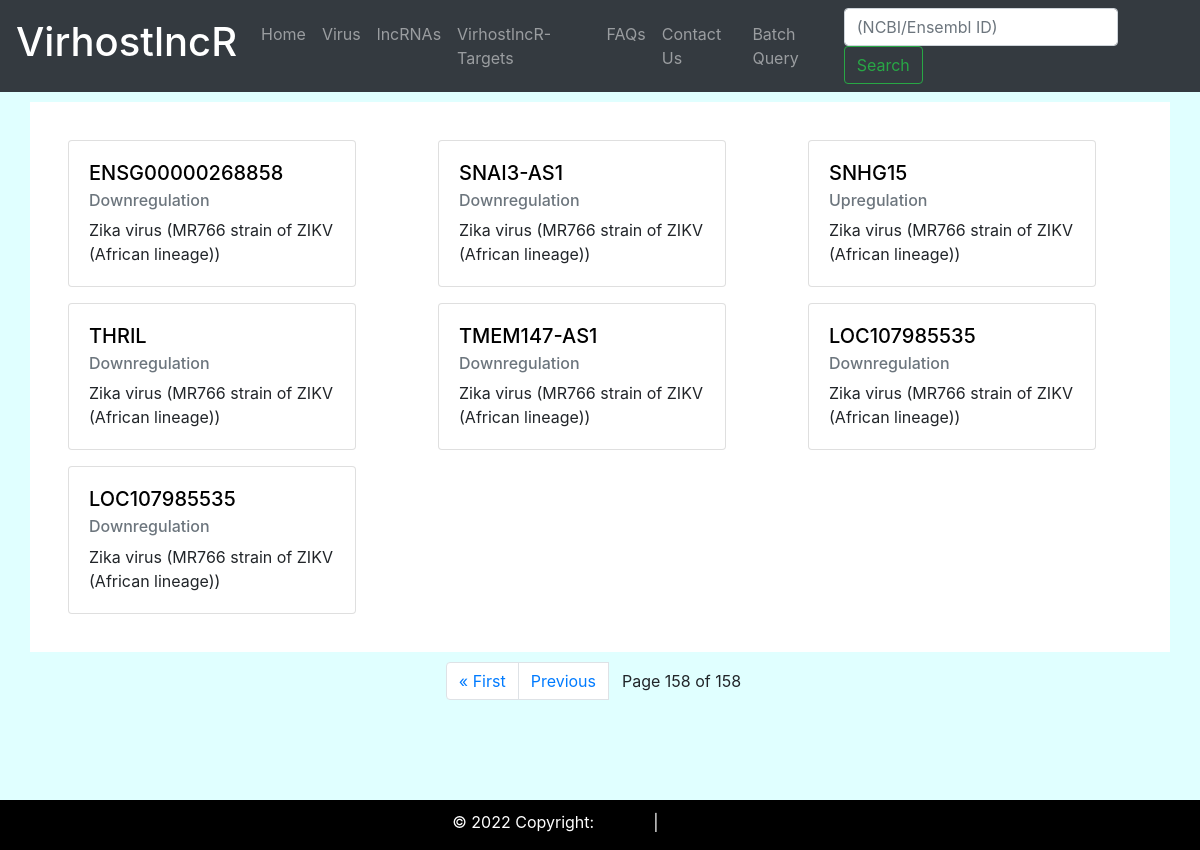
Before: /VirhostlncR/lncrna_list/?page=158 with the older database file.
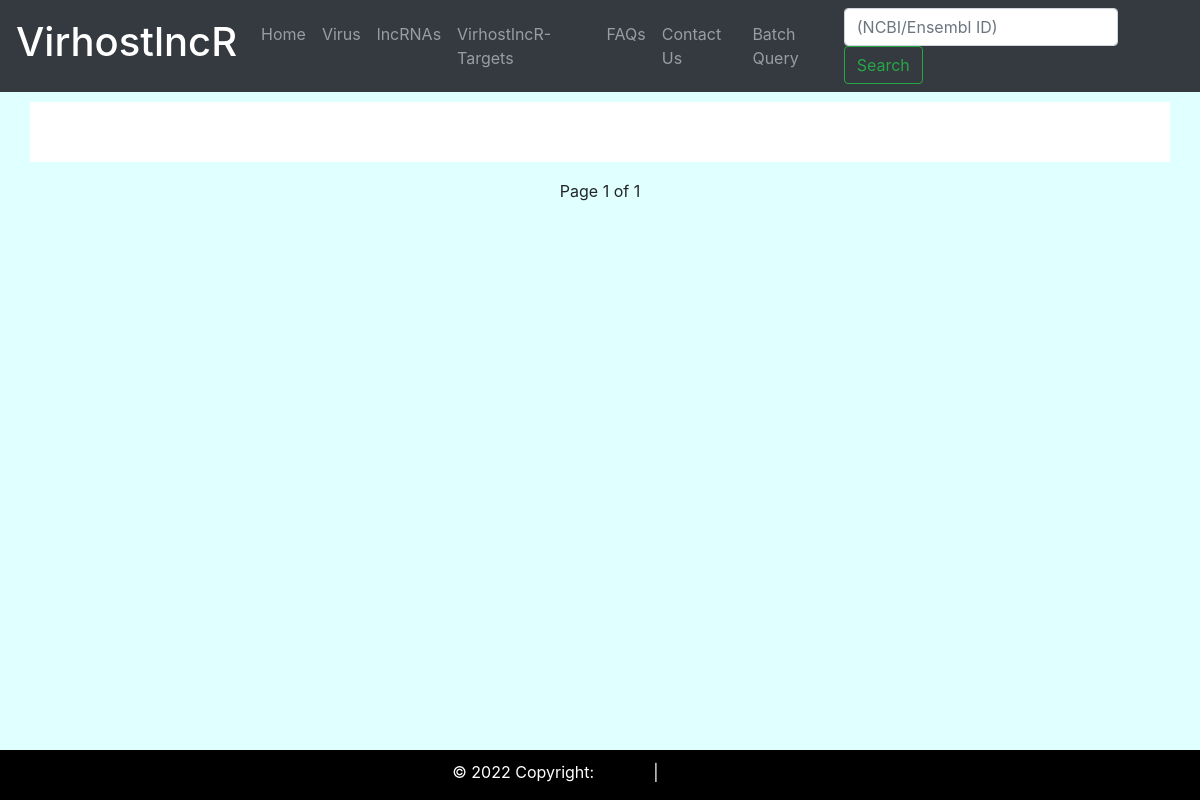
After: the same page with the newer database file.
### lncrna/models.py (models this page shows, shortened)
class Lncrna(models.Model):
    stimuli = models.CharField(max_length = 255)
    dosage = models.CharField(max_length = 255)
    time_point = models.CharField(max_length = 50 )
    experiment_type = models.CharField( max_length = 200)
    cell_line = models.CharField(max_length = 255)
    lncrna_name = models.CharField(max_length = 255)
    ncbi_gene = models.CharField(max_length = 255 , null = True, blank = True )
    ensembl_id = models.CharField(max_length = 255, null = True, blank = True )
    foldchange = models.CharField( max_length = 255, null = True, blank = True )
    expression = models.CharField(max_length = 50)
    pubmed_id = models.CharField(max_length = 50, null = True , blank = True)
    reference = models.CharField(max_length = 255, null = True, blank = True)

### lncrna/views.py (the view)
# urls.py: path('lncrna_list/', views.lncrna_list, name = 'lncrna_list'),
def lncrna_list(request):
    p = Paginator(Lncrna.objects.all().order_by('stimuli'), 21)
    page =  request.GET.get('page')
    lncrna_p = p.get_page(page)
    context = {'lncrna_p':lncrna_p}
    return render(request,'lncrna/lncrna_list.html', context)

### virhost_lncr/templatetags/custom_tags.py (called while the page is built)
def modify_name(value):
    if '_' in value:
       value = value.replace('_','/')
    return value

### templates/lncrna/lncrna_list.html (shortened to what this page needs)
{% extends 'lncrna/base.html' %}
{% load custom_tags %}
{% block content %}
<div class="container" style=" background-color: white; margin-top: 10px; padding: 30px;">
<div class="row">
{% for lncrna in lncrna_p %}
    <div class="col  col-xs-6 mx-2 my-2" >
        <div class="card" style="width: 18rem;">
          <div class="card-body">
            {% if lncrna.ncbi_gene %}
            <a  href="{% url 'lncrna:lncraname' lncrna.ncbi_gene %}">
            <h5 class="card-title ">{{ lncrna.ncbi_gene }}</h5> </a>
            {% else %}
            <a  href="{% url 'lncrna:lncraname' lncrna.ensembl_id %}">
            <h5 class="card-title">{{ lncrna.ensembl_id }}</h5> </a>
            {% endif %}
            <h6 class="card-subtitle mb-2 text-muted">{{ lncrna.expression }}</h6>
            <p class="card-text"> {{ lncrna.stimuli|modify_name }}</p>
          </div>
        </div>
    </div>
{% endfor %}
</div>
</div>
<div class="conatiner">
<div class="row">
    <div class="col" style=" margin-top: 10px" >
    <div class="d-flex justify-content-center">
<nav aria-label="Page navigation example">
<ul class="pagination">
<li class="page-item">
    {% if lncrna_p.has_previous %}
<a href="?page=1" class="page-link" >&laquo First</a> </li>
<li class="page-item">
    <a class="page-link" href="?page={{ lncrna_p.previous_page_number }}">Previous</a>
{% endif %}
</li>
<li class="page-item btn">
Page {{ lncrna_p.number }} of {{ lncrna_p.paginator.num_pages }}
</li>
</ul>
</nav>
</div>
</div>
</div>
</div>
{% endblock %}

Changed rows visible on the page:
removed Lncrna: ensembl_id "ENSG00000268858", expression "Downregulation", stimuli|modify_name "Zika virus (MR766 strain of ZIKV (African lineage))"
removed Lncrna: ncbi_gene "SNAI3-AS1", expression "Downregulation", stimuli|modify_name "Zika virus (MR766 strain of ZIKV (African lineage))"
removed Lncrna: ncbi_gene "SNHG15", expression "Upregulation", stimuli|modify_name "Zika virus (MR766 strain of ZIKV (African lineage))"
removed Lncrna: ncbi_gene "THRIL", expression "Downregulation", stimuli|modify_name "Zika virus (MR766 strain of ZIKV (African lineage))"
removed Lncrna: ncbi_gene "TMEM147-AS1", expression "Downregulation", stimuli|modify_name "Zika virus (MR766 strain of ZIKV (African lineage))"
removed Lncrna: ncbi_gene "LOC107985535", expression "Downregulation", stimuli|modify_name "Zika virus (MR766 strain of ZIKV (African lineage))"
removed Lncrna: ncbi_gene "LOC107985535", expression "Downregulation", stimuli|modify_name "Zika virus (MR766 strain of ZIKV (African lineage))"
Other visible differences:
{{ lncrna_p.number }}: "158" → "1"
{{ lncrna_p.paginator.num_pages }}: "158" → "1"
text no longer shown: "« First Previous"
